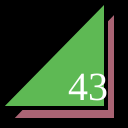
Frame 1 (no input)
Frame 60 (no input): identical to frame 1, image omitted
Frame 120 (the mouse pressed at the canvas centre since frame 60): identical to frame 1, image omitted

The p5.js sketch that drew this single still picture (run headless with seeded random() and noise() and a simulated clock; from frame 60 on, the mouse is pressed at the canvas centre):

// p5.js sketch
// ── sketch.js
function setup() {
  createCanvas(128,128);
}

function draw() {
  background(0);
  strokeWeight(4);
  fill(170, 100, 116);
  triangle(10,120,116,120,116,10);
  fill(94, 185, 84);
  triangle(0,108,106,108,106,0);
  fill(255);
  textSize(40);
  textFont("serif");
  text("43", 68, 100);
}
